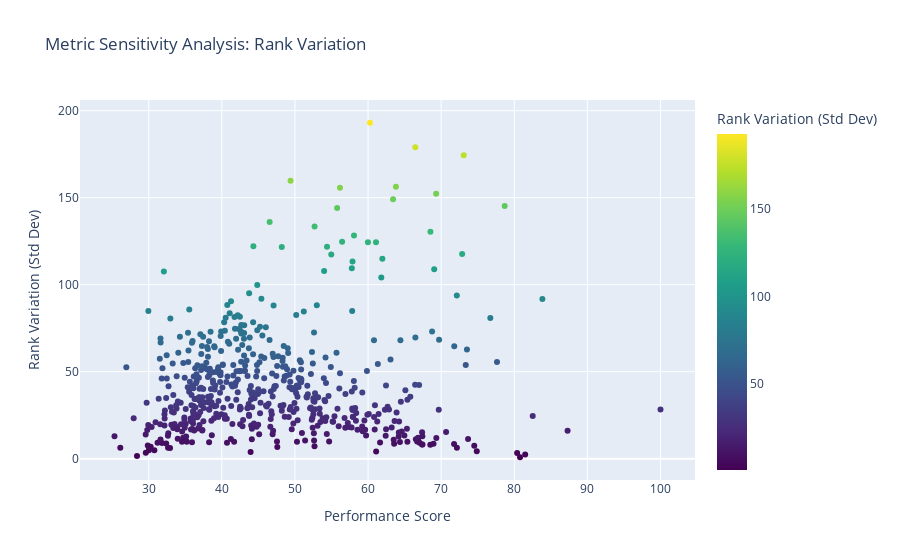
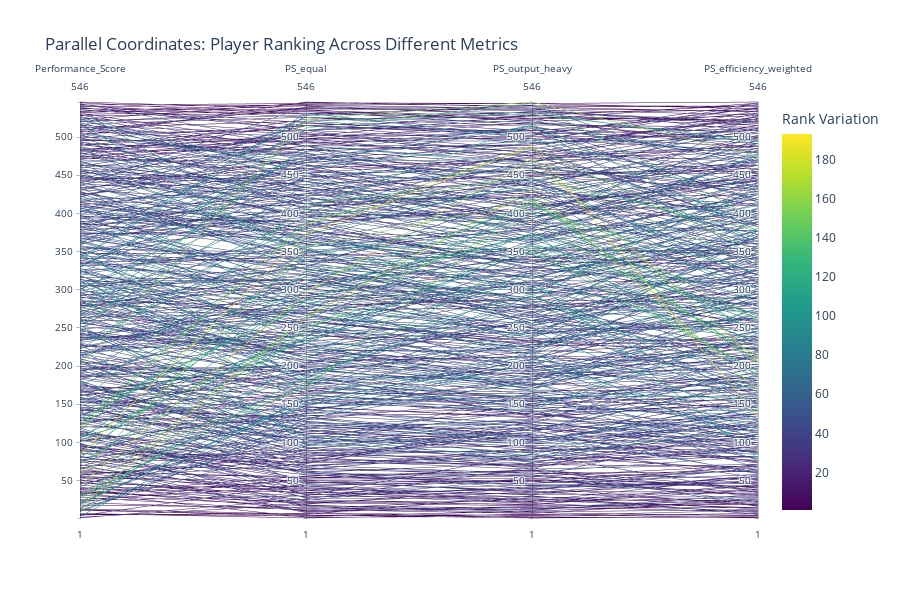
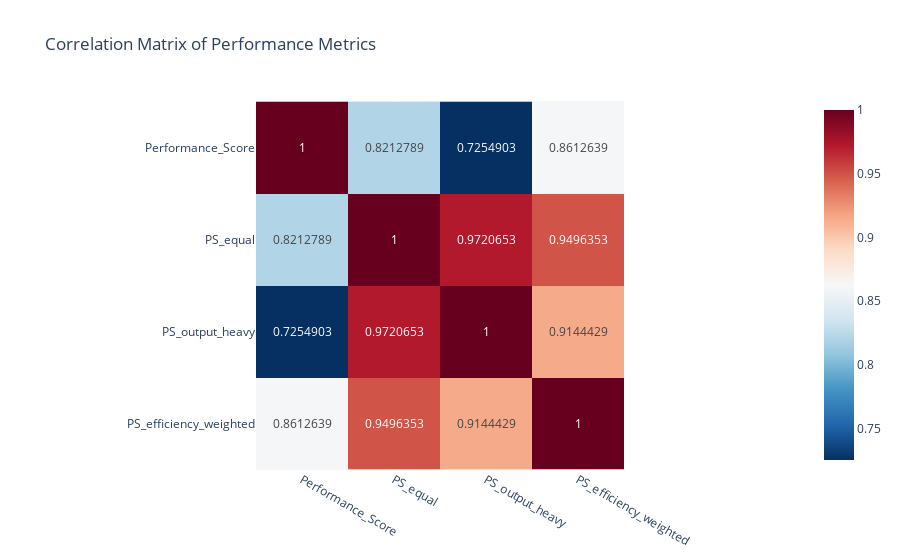

Notebook code for these charts, in order:
### Markdown cell above
## 9. Sensitivity Testing and Metric Robustness Analysis

Let's test how sensitive our player valuations are to different performance metrics and weighting schemes. This will help validate the robustness of our financial efficiency analysis.

### Code cell
if df is not None:
    print("Performing sensitivity testing on performance metrics...")
    
    # Check if we have the minimum required columns
    min_required = ['PTS', 'AST', 'REB', 'MP']
    available_cols = [col for col in min_required if col in df.columns]
    
    if len(available_cols) < 2:
        print(f"❌ Cannot perform sensitivity testing. Not enough statistical columns available. Found only: {available_cols}")
    else:
        try:
            # Create a working copy
            sensitivity_df = df.copy()
            
            # Filter for players with significant minutes if MP is available
            if 'MP' in sensitivity_df.columns:
                sensitivity_df = sensitivity_df[sensitivity_df['MP'] > 15].copy()
                print(f"Filtered to {len(sensitivity_df)} players with >15 minutes per game.")
            
            print("\n--- Creating alternative performance metrics ---")
            
            # Create multiple versions of Performance_Score with different weights
            # 1. Equal weights for basic stats
            if all(col in sensitivity_df.columns for col in ['PTS', 'AST', 'REB']):
                sensitivity_df['PS_equal'] = sensitivity_df['PTS'] + sensitivity_df['AST'] + sensitivity_df['REB']
                print("Created PS_equal: Equal weights for PTS, AST, REB")
            
            # 2. Output-heavy weighting (more emphasis on scoring)
            if all(col in sensitivity_df.columns for col in ['PTS', 'AST']):
                sensitivity_df['PS_output_heavy'] = 2 * sensitivity_df['PTS'] + sensitivity_df['AST']
                print("Created PS_output_heavy: Double weight on PTS + AST")
            
            # 3. Efficiency-weighted (focus on efficiency metrics)
            if all(col in sensitivity_df.columns for col in ['MP', 'PER']):
                sensitivity_df['PS_efficiency_weighted'] = 0.5 * sensitivity_df['MP'] + 0.5 * sensitivity_df['PER']
                print("Created PS_efficiency_weighted: Equal weights for MP and PER")
            
            # Calculate ranks for each metric
            rank_cols = []
            for col in ['Performance_Score', 'PS_equal', 'PS_output_heavy', 'PS_efficiency_weighted']:
                if col in sensitivity_df.columns:
                    rank_col = f"{col}_rank"
                    sensitivity_df[rank_col] = sensitivity_df[col].rank(ascending=False)
                    rank_cols.append(rank_col)
                    print(f"Created {rank_col}")
            
            # Calculate rank variation (standard deviation of ranks)
            if len(rank_cols) >= 2:
                sensitivity_df['Rank_Variation'] = sensitivity_df[rank_cols].std(axis=1)
                print("Created Rank_Variation: Standard deviation of ranks across metrics")
                
                # Find players with the most and least consistent rankings
                most_consistent = sensitivity_df.sort_values('Rank_Variation').head(10)
                least_consistent = sensitivity_df.sort_values('Rank_Variation', ascending=False).head(10)
                
                # Display players with most consistent rankings
                print("\n--- Players with Most Consistent Rankings Across Metrics ---")
                display_cols = ['PLAYER'] if 'PLAYER' in sensitivity_df.columns else []
                display_cols.extend(rank_cols + ['Rank_Variation'])
                
                if display_cols:
                    display(most_consistent[display_cols])
                    
                    print("\n--- Players with Least Consistent Rankings Across Metrics ---")
                    display(least_consistent[display_cols])
                    
                    # Visualize the rank variations
                    hover_name = 'PLAYER' if 'PLAYER' in sensitivity_df.columns else None
                    
                    fig_variation = px.scatter(
                        sensitivity_df,
                        x='Performance_Score' if 'Performance_Score' in sensitivity_df.columns else rank_cols[0],
                        y='Rank_Variation',
                        hover_name=hover_name,
                        color='Rank_Variation',
                        color_continuous_scale='Viridis',
                        title='Metric Sensitivity Analysis: Rank Variation',
                        labels={
                            'Performance_Score': 'Performance Score',
                            'Rank_Variation': 'Rank Variation (Std Dev)'  
                        }
                    )
                    
                    # Highlight players with extreme variations
                    if hover_name:
                        for idx, row in least_consistent.head(5).iterrows():
                            fig_variation.add_annotation(
                                x=row['Performance_Score'] if 'Performance_Score' in sensitivity_df.columns else row[rank_cols[0].replace('_rank', '')],
                                y=row['Rank_Variation'],
                                text=row[hover_name],
                                showarrow=True,
                                arrowhead=1
                            )
                    
                    fig_variation.show()
                    
                    # Create a parallel coordinates plot to visualize rank shifts
                    dimensions = [dict(range=[1, len(sensitivity_df)],
                                       label=col.replace('_rank', ''),
                                       values=sensitivity_df[col]) for col in rank_cols]
                    
                    fig_parallel = go.Figure(data=
                        go.Parcoords(
                            line=dict(color=sensitivity_df['Rank_Variation'],
                                      colorscale='Viridis',
                                      showscale=True,
                                      colorbar=dict(title='Rank Variation')),
                            dimensions=dimensions
                        )
                    )
                    
                    fig_parallel.update_layout(
                        title='Parallel Coordinates: Player Ranking Across Different Metrics',
                        height=600
                    )
                    
                    fig_parallel.show()
                    
                    # Calculate correlation between different metrics
                    metric_cols = [col for col in ['Performance_Score', 'PS_equal', 'PS_output_heavy', 'PS_efficiency_weighted']
                                  if col in sensitivity_df.columns]
                    
                    if len(metric_cols) >= 2:
                        corr_matrix = sensitivity_df[metric_cols].corr()
                        print("\n--- Correlation Between Different Metrics ---")
                        display(corr_matrix)
                        
                        # Visualize correlation matrix
                        fig_corr = px.imshow(
                            corr_matrix,
                            text_auto=True,
                            color_continuous_scale='RdBu_r',
                            title='Correlation Matrix of Performance Metrics'
                        )
                        fig_corr.show()
            
            print("✅ Sensitivity testing completed successfully.")
            
        except Exception as e:
            print(f"❌ Error in sensitivity testing: {str(e)}")

### Figure 1 — Plotly figure (JSON) as saved in the notebook; plotly's stock layout.template omitted (floating-point values rounded to 4 significant figures; data arrays with more than 128 entries replaced by an {"elided": "..."} marker saying what was removed)
{"data": [{"hovertemplate": "Performance Score=%{x}<br>Rank Variation (Std Dev)=%{marker.color}<extra></extra>", "legendgroup": "", "marker": {"color": {"elided": "546 float values"}, "coloraxis": "coloraxis", "symbol": "circle"}, "mode": "markers", "name": "", "orientation": "v", "showlegend": false, "type": "scatter", "x": {"elided": "546 float values"}, "xaxis": "x", "y": {"elided": "546 float values"}, "yaxis": "y"}], "layout": {"coloraxis": {"colorbar": {"title": {"text": "Rank Variation (Std Dev)"}}, "colorscale": [[0, "#440154"], [0.1111, "#482878"], [0.2222, "#3e4989"], [0.3333, "#31688e"], [0.4444, "#26828e"], [0.5556, "#1f9e89"], [0.6667, "#35b779"], [0.7778, "#6ece58"], [0.8889, "#b5de2b"], [1, "#fde725"]]}, "legend": {"tracegroupgap": 0}, "title": {"text": "Metric Sensitivity Analysis: Rank Variation"}, "xaxis": {"anchor": "y", "domain": [0, 1], "title": {"text": "Performance Score"}}, "yaxis": {"anchor": "x", "domain": [0, 1], "title": {"text": "Rank Variation (Std Dev)"}}}}

### Figure 2 — Plotly figure (JSON) as saved in the notebook; plotly's stock layout.template omitted (floating-point values rounded to 4 significant figures; data arrays with more than 128 entries replaced by an {"elided": "..."} marker saying what was removed)
{"data": [{"dimensions": [{"label": "Performance_Score", "range": [1, 546], "values": {"elided": "546 float values"}}, {"label": "PS_equal", "range": [1, 546], "values": {"elided": "546 float values"}}, {"label": "PS_output_heavy", "range": [1, 546], "values": {"elided": "546 float values"}}, {"label": "PS_efficiency_weighted", "range": [1, 546], "values": {"elided": "546 float values"}}], "line": {"color": {"elided": "546 float values"}, "colorbar": {"title": {"text": "Rank Variation"}}, "colorscale": [[0, "#440154"], [0.1111, "#482878"], [0.2222, "#3e4989"], [0.3333, "#31688e"], [0.4444, "#26828e"], [0.5556, "#1f9e89"], [0.6667, "#35b779"], [0.7778, "#6ece58"], [0.8889, "#b5de2b"], [1, "#fde725"]], "showscale": true}, "type": "parcoords"}], "layout": {"height": 600, "title": {"text": "Parallel Coordinates: Player Ranking Across Different Metrics"}}}

### Figure 3 — Plotly figure (JSON) as saved in the notebook; plotly's stock layout.template omitted (floating-point values rounded to 4 significant figures)
{"data": [{"coloraxis": "coloraxis", "hovertemplate": "x: %{x}<br>y: %{y}<br>color: %{z}<extra></extra>", "name": "0", "texttemplate": "%{z}", "type": "heatmap", "x": ["Performance_Score", "PS_equal", "PS_output_heavy", "PS_efficiency_weighted"], "xaxis": "x", "y": ["Performance_Score", "PS_equal", "PS_output_heavy", "PS_efficiency_weighted"], "yaxis": "y", "z": [[1.0, 0.8213, 0.7255, 0.8613], [0.8213, 1.0, 0.9721, 0.9496], [0.7255, 0.9721, 1.0, 0.9144], [0.8613, 0.9496, 0.9144, 1.0]]}], "layout": {"coloraxis": {"colorscale": [[0, "rgb(5,48,97)"], [0.1, "rgb(33,102,172)"], [0.2, "rgb(67,147,195)"], [0.3, "rgb(146,197,222)"], [0.4, "rgb(209,229,240)"], [0.5, "rgb(247,247,247)"], [0.6, "rgb(253,219,199)"], [0.7, "rgb(244,165,130)"], [0.8, "rgb(214,96,77)"], [0.9, "rgb(178,24,43)"], [1, "rgb(103,0,31)"]]}, "title": {"text": "Correlation Matrix of Performance Metrics"}, "xaxis": {"anchor": "y", "constrain": "domain", "domain": [0, 1], "scaleanchor": "y"}, "yaxis": {"anchor": "x", "autorange": "reversed", "constrain": "domain", "domain": [0, 1]}}}
